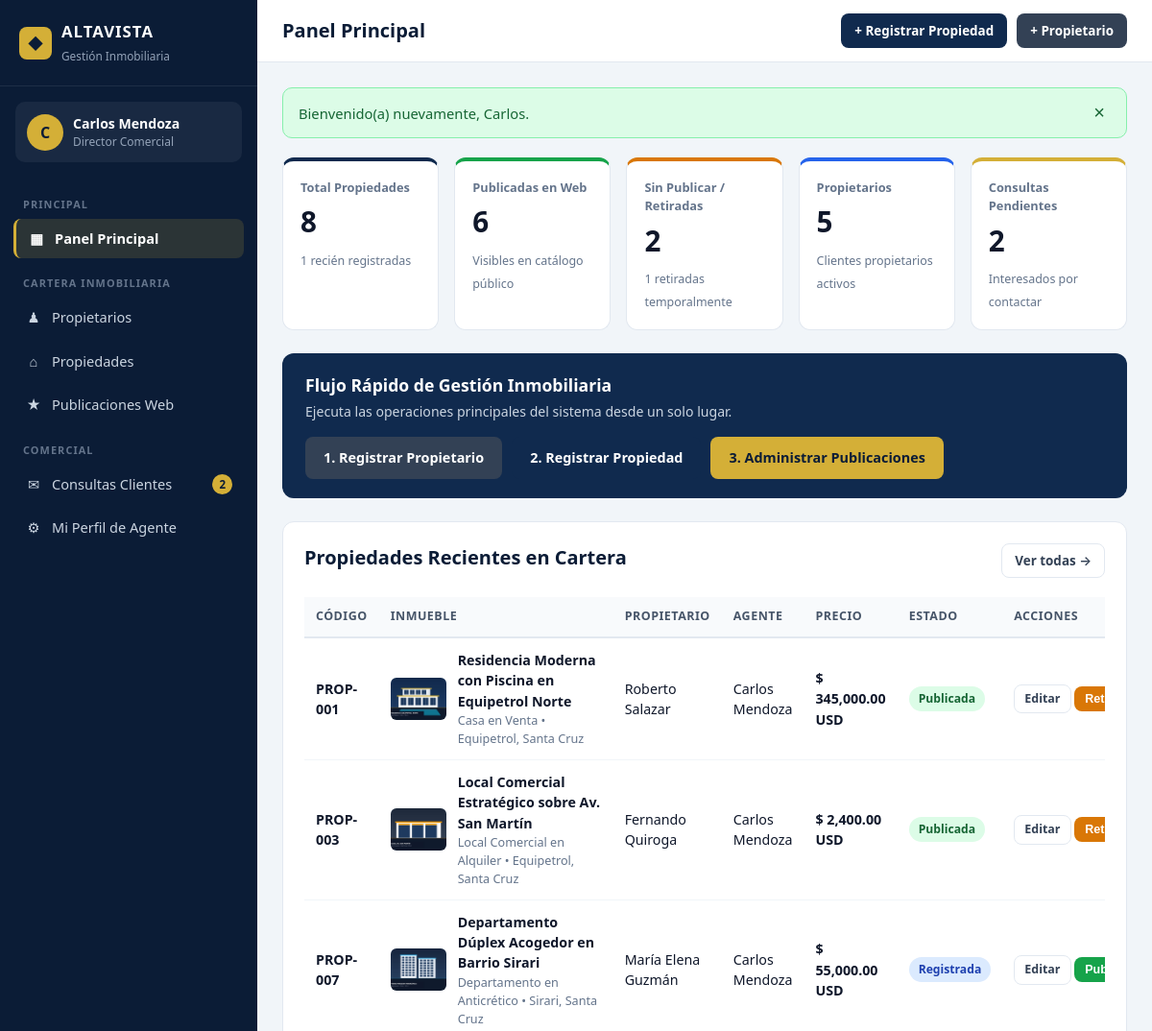
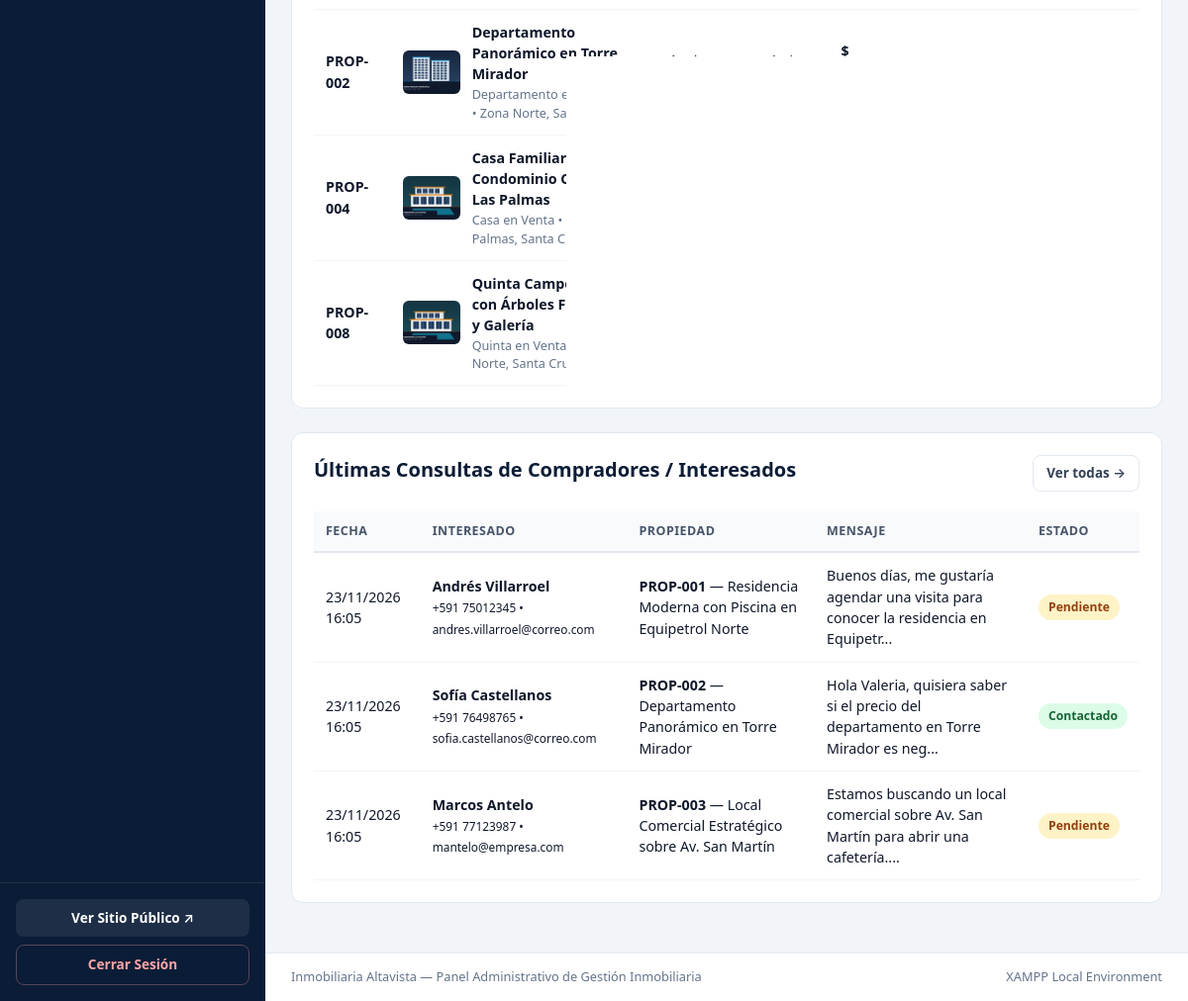
The app's page /admin/index.php (signed in) with its own data (2 pictures, top to bottom).
### tables this page shows
CREATE TABLE `propiedades` (
  `id_propiedad` INT NOT NULL AUTO_INCREMENT,
  `codigo_referencia` VARCHAR(20) NOT NULL,
  `titulo` VARCHAR(180) NOT NULL,
  `tipo_inmueble` ENUM('Casa', 'Departamento', 'Terreno', 'Local Comercial', 'Oficina', 'Quinta') NOT NULL,
  `tipo_operacion` ENUM('Venta', 'Alquiler', 'Anticrético') NOT NULL DEFAULT 'Venta',
  `direccion` VARCHAR(255) NOT NULL,
  `zona_ciudad` VARCHAR(120) NOT NULL,
  `descripcion` TEXT NOT NULL,
  `precio` DECIMAL(12,2) NOT NULL,
  `moneda` ENUM('USD', 'BOB') NOT NULL DEFAULT 'USD',
  `habitaciones` INT NOT NULL DEFAULT 0,
  `banos` INT NOT NULL DEFAULT 0,
  `superficie_m2` DECIMAL(10,2) NOT NULL,
  `estacionamientos` INT NOT NULL DEFAULT 0,
  `imagen_principal` VARCHAR(255) NOT NULL DEFAULT 'no-image.jpg',
  `estado_registro` ENUM('Registrada', 'Publicada', 'No Publicada') NOT NULL DEFAULT 'Registrada',
  `id_propietario` INT NOT NULL,
  `id_agente` INT NOT NULL,
  `fecha_registro` TIMESTAMP NOT NULL DEFAULT CURRENT_TIMESTAMP,
  `fecha_actualizacion` TIMESTAMP NOT NULL DEFAULT CURRENT_TIMESTAMP ON UPDATE CURRENT_TIMESTAMP,
  PRIMARY KEY (`id_propiedad`),
  UNIQUE KEY `uk_propiedades_codigo` (`codigo_referencia`),
  KEY `idx_propiedades_propietario` (`id_propietario`),
  KEY `idx_propiedades_agente` (`id_agente`),
  KEY `idx_propiedades_estado` (`estado_registro`),
  CONSTRAINT `fk_propiedades_propietario`
    FOREIGN KEY (`id_propietario`) REFERENCES `propietarios` (`id_propietario`)
    ON DELETE RESTRICT ON UPDATE CASCADE,
  CONSTRAINT `fk_propiedades_agente`
    FOREIGN KEY (`id_agente`) REFERENCES `agentes` (`id_agente`)
    ON DELETE RESTRICT ON UPDATE CASCADE
);

CREATE TABLE `propietarios` (
  `id_propietario` INT NOT NULL AUTO_INCREMENT,
  `nombre` VARCHAR(100) NOT NULL,
  `apellido` VARCHAR(100) NOT NULL,
  `documento_identidad` VARCHAR(30) NOT NULL,
  `telefono` VARCHAR(30) NOT NULL,
  `email` VARCHAR(150) DEFAULT NULL,
  `direccion_residencia` VARCHAR(255) DEFAULT NULL,
  `notas` TEXT DEFAULT NULL,
  `fecha_registro` TIMESTAMP NOT NULL DEFAULT CURRENT_TIMESTAMP,
  PRIMARY KEY (`id_propietario`),
  UNIQUE KEY `uk_propietarios_documento` (`documento_identidad`)
);

CREATE TABLE `agentes` (
  `id_agente` INT NOT NULL AUTO_INCREMENT,
  `nombre` VARCHAR(100) NOT NULL,
  `apellido` VARCHAR(100) NOT NULL,
  `email` VARCHAR(150) NOT NULL,
  `telefono` VARCHAR(30) NOT NULL,
  `whatsapp` VARCHAR(30) DEFAULT NULL,
  `cargo` VARCHAR(80) NOT NULL DEFAULT 'Asesor Inmobiliario',
  `password_hash` VARCHAR(255) NOT NULL,
  `activo` TINYINT(1) NOT NULL DEFAULT 1,
  `fecha_registro` TIMESTAMP NOT NULL DEFAULT CURRENT_TIMESTAMP,
  PRIMARY KEY (`id_agente`),
  UNIQUE KEY `uk_agentes_email` (`email`)
);

CREATE TABLE `consultas_clientes` (
  `id_consulta` INT NOT NULL AUTO_INCREMENT,
  `id_propiedad` INT NOT NULL,
  `id_agente` INT NOT NULL,
  `nombre_cliente` VARCHAR(120) NOT NULL,
  `email_cliente` VARCHAR(150) NOT NULL,
  `telefono_cliente` VARCHAR(30) NOT NULL,
  `mensaje` TEXT NOT NULL,
  `estado` ENUM('Pendiente', 'Contactado') NOT NULL DEFAULT 'Pendiente',
  `fecha_consulta` TIMESTAMP NOT NULL DEFAULT CURRENT_TIMESTAMP,
  PRIMARY KEY (`id_consulta`),
  KEY `idx_consultas_propiedad` (`id_propiedad`),
  KEY `idx_consultas_agente` (`id_agente`),
  CONSTRAINT `fk_consultas_propiedad`
    FOREIGN KEY (`id_propiedad`) REFERENCES `propiedades` (`id_propiedad`)
    ON DELETE CASCADE ON UPDATE CASCADE,
  CONSTRAINT `fk_consultas_agente`
    FOREIGN KEY (`id_agente`) REFERENCES `agentes` (`id_agente`)
    ON DELETE CASCADE ON UPDATE CASCADE
);

### admin/index.php (the view, shortened to what this page needs)
<?php
require_once __DIR__ . '/../config/app.php';
require_once __DIR__ . '/../includes/header_admin.php';
$pdo = getDBConnection();
$totalPropiedades  = (int) $pdo->query("SELECT COUNT(*) FROM propiedades")->fetchColumn();
$totalPublicadas   = (int) $pdo->query("SELECT COUNT(*) FROM propiedades WHERE estado_registro = 'Publicada'")->fetchColumn();
$totalRegistradas  = (int) $pdo->query("SELECT COUNT(*) FROM propiedades WHERE estado_registro = 'Registrada'")->fetchColumn();
$totalNoPublicadas = (int) $pdo->query("SELECT COUNT(*) FROM propiedades WHERE estado_registro = 'No Publicada'")->fetchColumn();
$totalPropietarios = (int) $pdo->query("SELECT COUNT(*) FROM propietarios")->fetchColumn();
$totalConsultas    = (int) $pdo->query("SELECT COUNT(*) FROM consultas_clientes WHERE estado = 'Pendiente'")->fetchColumn();
$ultimasPropiedades = $pdo->query("
    SELECT p.*,
           pr.nombre AS prop_nombre, pr.apellido AS prop_apellido,
           a.nombre AS ag_nombre, a.apellido AS ag_apellido
    FROM propiedades p
    INNER JOIN propietarios pr ON pr.id_propietario = p.id_propietario
    INNER JOIN agentes a ON a.id_agente = p.id_agente
    ORDER BY p.fecha_registro DESC
    LIMIT 6
")->fetchAll();
$ultimasConsultas = $pdo->query("
    SELECT c.*, p.codigo_referencia, p.titulo AS prop_titulo
    FROM consultas_clientes c
    INNER JOIN propiedades p ON p.id_propiedad = c.id_propiedad
    ORDER BY c.fecha_consulta DESC
    LIMIT 5
")->fetchAll();
?>
<div class="kpi-grid">
    <div class="kpi-card">
        <span class="kpi-label">Total Propiedades</span>
        <strong class="kpi-value"><?= $totalPropiedades ?></strong>
        <span class="kpi-sub"><?= $totalRegistradas ?> recién registradas</span>
    </div>
    <div class="kpi-card kpi-success">
        <span class="kpi-label">Publicadas en Web</span>
        <strong class="kpi-value"><?= $totalPublicadas ?></strong>
        <span class="kpi-sub">Visibles en catálogo público</span>
    </div>
    <div class="kpi-card kpi-warning">
        <span class="kpi-label">Sin Publicar / Retiradas</span>
        <strong class="kpi-value"><?= $totalRegistradas + $totalNoPublicadas ?></strong>
        <span class="kpi-sub"><?= $totalNoPublicadas ?> retiradas temporalmente</span>
    </div>
    <div class="kpi-card kpi-info">
        <span class="kpi-label">Propietarios</span>
        <strong class="kpi-value"><?= $totalPropietarios ?></strong>
        <span class="kpi-sub">Clientes propietarios activos</span>
    </div>
    <div class="kpi-card kpi-accent">
        <span class="kpi-label">Consultas Pendientes</span>
        <strong class="kpi-value"><?= $totalConsultas ?></strong>
        <span class="kpi-sub">Interesados por contactar</span>
    </div>
</div>
<div class="quick-actions-bar">
    <div>
        <h3>Flujo Rápido de Gestión Inmobiliaria</h3>
        <p>Ejecuta las operaciones principales del sistema desde un solo lugar.</p>
    </div>
    <div class="quick-actions-buttons">
        <a href="<?= url('admin/propietario_form.php') ?>" class="btn btn-secondary">1. Registrar Propietario</a>
        <a href="<?= url('admin/propiedad_form.php') ?>" class="btn btn-primary">2. Registrar Propiedad</a>
        <a href="<?= url('admin/publicaciones.php') ?>" class="btn btn-gold">3. Administrar Publicaciones</a>
    </div>
</div>
<div class="admin-card">
    <div class="card-header">
        <h2>Propiedades Recientes en Cartera</h2>
        <a href="<?= url('admin/propiedades.php') ?>" class="btn btn-outline btn-sm">Ver todas &rarr;</a>
    </div>
    <div class="table-responsive">
        <table class="data-table">
            <thead>
                <tr>
                    <th>Código</th>
                    <th>Inmueble</th>
                    <th>Propietario</th>
                    <th>Agente</th>
                    <th>Precio</th>
                    <th>Estado</th>
                    <th>Acciones</th>
                </tr>
            </thead>
            <tbody>
                <?php if (empty($ultimasPropiedades)): ?>
                    <tr><td colspan="7" class="text-center">No hay propiedades registradas todavía.</td></tr>
                <?php else: ?>
                    <?php foreach ($ultimasPropiedades as $p): ?>
                        <?php
                        $badgeClass = match ($p['estado_registro']) {
                            'Publicada'    => 'status-published',
                            'No Publicada' => 'status-unpublished',
                            default        => 'status-registered',
                        };
                        ?>
                        <tr>
                            <td><strong><?= e($p['codigo_referencia']) ?></strong></td>
                            <td>
                                <div class="table-prop-cell">
                                    <img src="<?= property_image_url($p['imagen_principal']) ?>" alt="" class="table-thumb">
                                    <div>
                                        <strong><?= e($p['titulo']) ?></strong>
                                        <small><?= e($p['tipo_inmueble']) ?> en <?= e($p['tipo_operacion']) ?> &bull; <?= e($p['zona_ciudad']) ?></small>
                                    </div>
                                </div>
                            </td>
                            <td><?= e($p['prop_nombre'] . ' ' . $p['prop_apellido']) ?></td>
                            <td><?= e($p['ag_nombre'] . ' ' . $p['ag_apellido']) ?></td>
                            <td><strong><?= format_price((float) $p['precio'], $p['moneda']) ?></strong></td>
                            <td><span class="status-badge <?= $badgeClass ?>"><?= e($p['estado_registro']) ?></span></td>
                            <td class="actions-cell">
                                <a href="<?= url('admin/propiedad_form.php?id=' . (int) $p['id_propiedad']) ?>" class="btn btn-outline btn-xs">Editar</a>
                                <?php if ($p['estado_registro'] !== 'Publicada'): ?>
                                    <form action="<?= url('actions/publicacion_estado.php') ?>" method="POST" class="inline-form">
                                        <button type="submit" class="btn btn-success btn-xs">Publicar</button>
                                    </form>
                                <?php else: ?>
                                    <form action="<?= url('actions/publicacion_estado.php') ?>" method="POST" class="inline-form">
                                        <button type="submit" class="btn btn-warning btn-xs">Retirar</button>
                                    </form>
                                <?php endif; ?>
                            </td>
                        </tr>
                    <?php endforeach; ?>
                <?php endif; ?>
            </tbody>
        </table>
    </div>
</div>
<div class="admin-card">
    <div class="card-header">
        <h2>Últimas Consultas de Compradores / Interesados</h2>
        <a href="<?= url('admin/consultas.php') ?>" class="btn btn-outline btn-sm">Ver todas &rarr;</a>
    </div>
    <div class="table-responsive">
        <table class="data-table">
            <thead>
                <tr>
                    <th>Fecha</th>
                    <th>Interesado</th>
                    <th>Propiedad</th>
                    <th>Mensaje</th>
                    <th>Estado</th>
                </tr>
            </thead>
            <tbody>
                <?php if (empty($ultimasConsultas)): ?>
                    <tr><td colspan="5" class="text-center">Aún no se han recibido consultas desde la web pública.</td></tr>
                <?php else: ?>
                    <?php foreach ($ultimasConsultas as $c): ?>
                        <tr>
                            <td><?= date('d/m/Y H:i', strtotime($c['fecha_consulta'])) ?></td>
                            <td>
                                <strong><?= e($c['nombre_cliente']) ?></strong><br>
                                <small><?= e($c['telefono_cliente']) ?> &bull; <?= e($c['email_cliente']) ?></small>
                            </td>
                            <td><strong><?= e($c['codigo_referencia']) ?></strong> &mdash; <?= e($c['prop_titulo']) ?></td>
                            <td><?= e(mb_strimwidth($c['mensaje'], 0, 85, '...')) ?></td>
                            <td>
                                <span class="status-badge <?= $c['estado'] === 'Pendiente' ? 'status-unpublished' : 'status-published' ?>">
                                    <?= e($c['estado']) ?>
                                </span>
                            </td>
                        </tr>
                    <?php endforeach; ?>
                <?php endif; ?>
            </tbody>
        </table>
    </div>
</div>
<?php require_once __DIR__ . '/../includes/footer_admin.php'; ?>

### assets/css/admin.css (style rules this page uses)
:root { --navy-950: #0b1c36; --navy-900: #102a4e; --navy-800: #1b3f73; --gold-500: #d4af37; --gold-600: #b8921f; --slate-900: #0f172a; --slate-700: #334155; --slate-600: #475569; --slate-500: #64748b; --slate-200: #e2e8f0; --slate-100: #f1f5f9; --slate-50: #f8fafc; --white: #ffffff; --green-600: #16a34a; --green-100: #dcfce7; --amber-600: #d97706; --amber-100: #fef3c7; --blue-600: #2563eb; --blue-100: #dbeafe; --red-600: #dc2626; --red-100: #fee2e2; }
*, *::before, *::after { box-sizing: border-box; }
body { margin: 0; font-family: 'Segoe UI', system-ui, -apple-system, Roboto, sans-serif; color: var(--slate-900); background: var(--slate-100); line-height: 1.5; }
a { color: inherit; text-decoration: none; }
.admin-body { display: flex; min-height: 100vh; }
.kpi-grid { display: grid; grid-template-columns: repeat(5, 1fr); gap: 16px; margin-bottom: 24px; }
.kpi-card { background: var(--white); border: 1px solid var(--slate-200); border-top: 4px solid var(--navy-900); border-radius: 12px; padding: 18px; }
.kpi-success { border-top-color: var(--green-600); }
.kpi-warning { border-top-color: var(--amber-600); }
.kpi-info { border-top-color: var(--blue-600); }
.kpi-accent { border-top-color: var(--gold-500); }
.kpi-label { display: block; font-size: 0.8rem; font-weight: 600; color: var(--slate-500); }
.kpi-value { display: block; font-size: 1.85rem; font-weight: 800; color: var(--slate-900); margin: 4px 0; }
.kpi-sub { font-size: 0.78rem; color: var(--slate-500); }
.quick-actions-bar { background: var(--navy-900); color: var(--white); border-radius: 12px; padding: 20px 24px; margin-bottom: 24px; display: flex; align-items: center; justify-content: space-between; flex-wrap: wrap; gap: 16px; }
.quick-actions-bar h3 { margin: 0 0 4px; font-size: 1.1rem; }
.quick-actions-bar p { margin: 0; font-size: 0.88rem; color: #cbd5e1; }
.quick-actions-buttons { display: flex; gap: 10px; flex-wrap: wrap; }
.admin-card { background: var(--white); border: 1px solid var(--slate-200); border-radius: 12px; padding: 22px; margin-bottom: 24px; }
.card-header { display: flex; align-items: flex-start; justify-content: space-between; gap: 16px; margin-bottom: 20px; }
.card-header h2 { margin: 0; font-size: 1.25rem; color: var(--navy-950); }
.table-responsive { overflow-x: auto; }
.data-table { width: 100%; border-collapse: collapse; font-size: 0.89rem; }
.data-table th { text-align: left; padding: 11px 12px; background: var(--slate-50); color: var(--slate-600); font-size: 0.78rem; text-transform: uppercase; letter-spacing: 0.5px; border-bottom: 2px solid var(--slate-200); }
.data-table td { padding: 12px; border-bottom: 1px solid var(--slate-100); vertical-align: middle; }
.table-prop-cell { display: flex; align-items: center; gap: 12px; min-width: 220px; }
.table-thumb { width: 58px; height: 44px; object-fit: cover; border-radius: 6px; flex-shrink: 0; background: var(--slate-200); }
.table-prop-cell small { display: block; color: var(--slate-500); font-size: 0.79rem; }
.actions-cell { white-space: nowrap; }
.inline-form { display: inline-block; }
.status-badge { display: inline-block; padding: 4px 10px; border-radius: 999px; font-size: 0.76rem; font-weight: 700; }
.status-published { background: var(--green-100); color: #166534; }
.status-unpublished { background: var(--amber-100); color: #92400e; }
.status-registered { background: var(--blue-100); color: #1e40af; }
.btn { display: inline-flex; align-items: center; justify-content: center; gap: 6px; padding: 10px 18px; border-radius: 8px; font-size: 0.9rem; font-weight: 600; border: 1px solid transparent; cursor: pointer; transition: all 0.18s ease; }
.btn-sm { padding: 7px 13px; font-size: 0.84rem; }
.btn-xs { padding: 5px 10px; font-size: 0.78rem; }
.btn-primary { background: var(--navy-900); color: var(--white); }
.btn-secondary { background: var(--slate-700); color: var(--white); }
.btn-gold { background: var(--gold-500); color: var(--navy-950); }
.btn-outline { border-color: var(--slate-200); background: var(--white); color: var(--slate-700); }
.btn-success { background: var(--green-600); color: var(--white); }
.btn-warning { background: var(--amber-600); color: var(--white); }

### records on screen
propiedades: codigo_referencia "PROP-001", imagen_principal (picture), titulo "Residencia Moderna con Piscina en Equipetrol Norte", tipo_inmueble "Casa", tipo_operacion "Venta", zona_ciudad "Equipetrol, Santa Cruz", id_propietario.apellido "Roberto Salazar", id_agente.apellido "Carlos Mendoza", format_price((float) $p['precio'], $p['moneda']) "$ 345,000.00 USD", estado_registro "Publicada"
propiedades: codigo_referencia "PROP-003", imagen_principal (picture), titulo "Local Comercial Estratégico sobre Av. San Martín", tipo_inmueble "Local Comercial", tipo_operacion "Alquiler", zona_ciudad "Equipetrol, Santa Cruz", id_propietario.apellido "Fernando Quiroga", id_agente.apellido "Carlos Mendoza", format_price((float) $p['precio'], $p['moneda']) "$ 2,400.00 USD", estado_registro "Publicada"
propiedades: codigo_referencia "PROP-007", imagen_principal (picture), titulo "Departamento Dúplex Acogedor en Barrio Sirari", tipo_inmueble "Departamento", tipo_operacion "Anticrético", zona_ciudad "Sirari, Santa Cruz", id_propietario.apellido "María Elena Guzmán", id_agente.apellido "Carlos Mendoza", format_price((float) $p['precio'], $p['moneda']) "$ 55,000.00 USD", estado_registro "Registrada"
propiedades: codigo_referencia "PROP-002", imagen_principal (picture), titulo "Departamento Panorámico en Torre Mirador", tipo_inmueble "Departamento", zona_ciudad "Zona Norte, Santa Cruz", id_propietario.apellido "María Elena Guzmán", id_agente.apellido "Valeria Rojas", format_price((float) $p['precio'], $p['moneda']) "$ 168,000.00 USD"
propiedades: codigo_referencia "PROP-004", imagen_principal (picture), titulo "Casa Familiar en Condominio Cerrado Las Palmas", tipo_inmueble "Casa", tipo_operacion "Venta"
propiedades: codigo_referencia "PROP-008", imagen_principal (picture), titulo "Quinta Campestre con Árboles Frutales y Galería", tipo_inmueble "Quinta", tipo_operacion "Venta"
consultas_clientes: fecha_consulta "23/11/2026 16:05", nombre_cliente "Andrés Villarroel", telefono_cliente "+591 75012345", email_cliente "andres.villarroel@correo.com", id_propiedad.codigo_referencia "PROP-001", id_propiedad.titulo "Residencia Moderna con Piscina en Equipetrol Norte", mensaje "Buenos días, me gustaría agendar una visita para conocer la residencia en Equipetr...", estado "Pendiente"
consultas_clientes: fecha_consulta "23/11/2026 16:05", nombre_cliente "Sofía Castellanos", telefono_cliente "+591 76498765", email_cliente "sofia.castellanos@correo.com", id_propiedad.codigo_referencia "PROP-002", id_propiedad.titulo "Departamento Panorámico en Torre Mirador", mensaje "Hola Valeria, quisiera saber si el precio del departamento en Torre Mirador es neg...", estado "Contactado"
consultas_clientes: fecha_consulta "23/11/2026 16:05", nombre_cliente "Marcos Antelo", telefono_cliente "+591 77123987", email_cliente "mantelo@empresa.com", id_propiedad.codigo_referencia "PROP-003", id_propiedad.titulo "Local Comercial Estratégico sobre Av. San Martín", mensaje "Estamos buscando un local comercial sobre Av. San Martín para abrir una cafetería....", estado "Pendiente"

### other values on screen
mb_strtoupper(mb_substr($_SESSION['agente_nombre'] ?? 'A', 0, 1)) "C"
$_SESSION['agente_cargo'] "Director Comercial"
$pendientesCount "2"
$pageTitle "Panel Principal"
$msg "Bienvenido(a) nuevamente, Carlos."
$totalPropiedades "8"
$totalRegistradas "1"
$totalPublicadas "6"
$totalRegistradas + $totalNoPublicadas "2"
$totalNoPublicadas "1"
$totalPropietarios "5"
$totalConsultas "2"
APP_NAME "Inmobiliaria Altavista"
